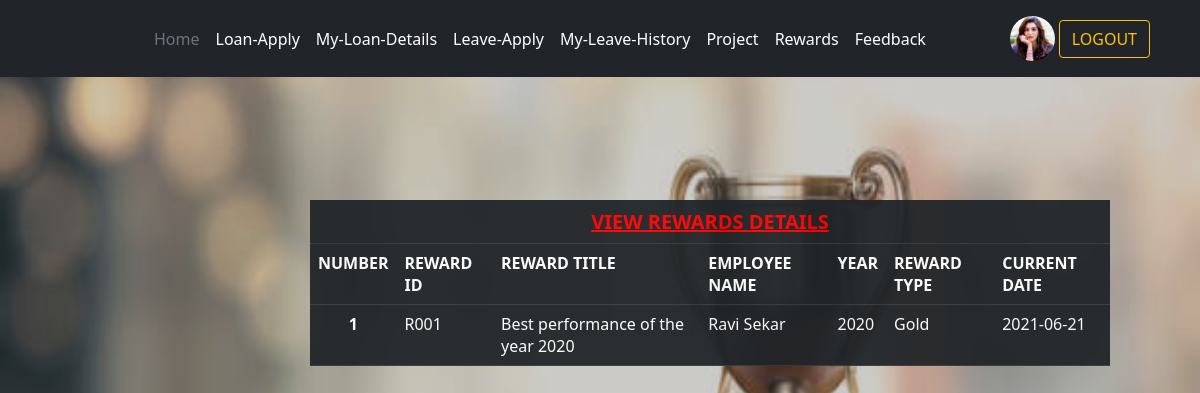
The app's page /viewreward.php (signed in) with its own data.
### tables this page shows
CREATE TABLE IF NOT EXISTS `emp_registration` (
  `empid` varchar(5) NOT NULL,
  `title` varchar(10) NOT NULL,
  `firstname` varchar(100) NOT NULL,
  `lastname` varchar(100) NOT NULL,
  `email` varchar(100) NOT NULL,
  `nic` varchar(12) NOT NULL,
  `username` varchar(100) NOT NULL,
  `emproll` varchar(100) NOT NULL,
  `department` varchar(100) NOT NULL,
  `appointment_date` date NOT NULL,
  `basic_salary` decimal(10,2) NOT NULL,
  `address` varchar(200) NOT NULL,
  `gender` varchar(10) NOT NULL,
  `dob` date NOT NULL,
  `mobileno` varchar(10) NOT NULL,
  `homeno` varchar(10) NOT NULL DEFAULT '-',
  `civil_status` varchar(100) NOT NULL,
  `ethnicity` varchar(100) NOT NULL,
  `religion` varchar(100) NOT NULL,
  `edu_level` varchar(100) NOT NULL,
  `work_experience` varchar(255) NOT NULL DEFAULT '-',
  `photo` text NOT NULL,
  `cv` text NOT NULL,
  `bankname` varchar(100) NOT NULL,
  `branch` varchar(100) NOT NULL,
  `acc_no` varchar(12) NOT NULL,
  `ec_name` varchar(100) NOT NULL,
  `ec_relationship` varchar(50) NOT NULL,
  `ec_mobileno` varchar(10) NOT NULL,
  `ec_homeno` varchar(10) NOT NULL,
  `ec_workno` varchar(10) NOT NULL,
  `usertype` varchar(100) NOT NULL DEFAULT 'emp',
  PRIMARY KEY (`empid`),
  UNIQUE KEY `email` (`email`),
  UNIQUE KEY `username` (`username`),
  UNIQUE KEY `nic` (`nic`)
);

CREATE TABLE IF NOT EXISTS `add_reward` (
  `RewardID` varchar(4) NOT NULL,
  `RewardTitle` varchar(50) NOT NULL,
  `EmployeeName` varchar(50) NOT NULL,
  `Year` varchar(20) NOT NULL,
  `RewardType` varchar(50) NOT NULL,
  `CurrentDate` date NOT NULL
);

### viewreward.php (the view, shortened to what this page needs)
<?php require_once ('controllers/authController.php'); ?>
<html>
<head>
<link rel="stylesheet" href="bootstrap/css/bootstrap.min.css">
</head>
<body>
<?php
        if ($_SESSION['usertype']=='hr' || $_SESSION['usertype']=='emp' ) {
            include "hr_emp_header.php";
        }
    ?>
<div class="col-md-11" style="padding-left: 300px; margin-top: 200px;">
<?php
$mysqli=new mysqli('localhost','root','' ,'emp-management-sys') or die(mysqli_error($mysqli));
$result=$mysqli->query("SELECT RewardID,RewardTitle,EmployeeName,Year,RewardType,CurrentDate from add_reward") or die($mysqli->error);
$cnt=1;
?>
<table class="table table-dark table-hover" style="margin:50px 10px; opacity:0.95;">
<tr><td class="headi" colspan="7" align="center"><u>VIEW REWARDS DETAILS</u></td></tr>
<tr>
  <th >NUMBER</th>
  <th >REWARD ID</th>
  <th>REWARD TITLE</th>
  <th>EMPLOYEE NAME</th>
  <th>YEAR</th>
  <th >REWARD TYPE</th>
  <th >CURRENT DATE</th>
</tr>
<?php
while($row=$result->fetch_assoc()):
?>
<tr>
<td align="center"> <b><?php echo htmlentities($cnt);?></b></td>
<td ><?php echo $row['RewardID'];?></td>
<td><?php echo $row['RewardTitle'];?></td>
<td><?php echo $row['EmployeeName'];?></td>
<td><?php echo $row['Year'];?></td>
<td><?php echo $row['RewardType'];?></td>
<td><?php echo $row['CurrentDate'];?></td>
</tr>
                                         <?php $cnt++; ?>
<?php endwhile; ?>
</table>
</div>
</body>
</html>

### hr_emp_header.php (shortened to what this page needs)
<?php
include 'controllers/authController.php'?>
<?php
$uname = $_SESSION['username'];
$sql1 = "SELECT* from `emp_registration` where username='$uname' ";
$result1 = mysqli_query($conn, $sql1);
$employ = mysqli_fetch_assoc($result1);
$poto=$employ['photo'];
?>
<!DOCTYPE html>
<html lang="en">
    <head>
        <link rel="stylesheet" href="bootstrap/css/bootstrap.min.css">
        <link rel="stylesheet" href="https://cdnjs.cloudflare.com/ajax/libs/font-awesome/5.15.3/css/all.min.css">
    </head>
  <body>
<header class="p-3 bg-dark text-white fixed-top">
    <div class="container">
      <div class="d-flex flex-wrap align-items-center justify-content-center justify-content-lg-start">
        <a href="/" class="d-flex align-items-center mb-2 mb-lg-0 text-white text-decoration-none">
          <svg class="bi me-2" width="40" height="32" role="img" aria-label="Bootstrap"><use xlink:href="#bootstrap"/></svg>
        </a>
        <button class="navbar-toggler" type="button" data-bs-toggle="collapse" data-bs-target="#navbarSupportedContent" aria-controls="navbarSupportedContent" aria-expanded="false" aria-label="Toggle navigation">
      <span class="navbar-toggler-icon"></span>
    </button>
        <ul class="nav col-12 col-lg-auto me-lg-auto mb-2 justify-content-center mb-md-0">
             <li><a href="index.php" class="nav-link px-2 text-secondary">Home</a></li>
                <li><a href="viewloan.php" class="nav-link px-2 text-white">Loan-Apply</a></li>
                <li><a href="myloan_details.php" class="nav-link px-2 text-white">My-Loan-Details</a></li>
                <li><a href="leaveform.php" class="nav-link px-2 text-white">Leave-Apply</a></li>
                <li><a href="leavehistory.php" class="nav-link px-2 text-white">My-Leave-History</a></li>
                <li><a href="viewproject.php" class="nav-link px-2 text-white">Project</a></li>
                <li><a href="viewreward.php" class="nav-link px-2 text-white">Rewards</a></li>
                <li><a href="feedbackadd.php" class="nav-link px-2 text-white">Feedback</a></li>
        </ul>
        <div class="text-end">
             <a href="myprofile.php" style="text-decoration:none; "> <?php echo'<img src="images/emp-photos/'.$poto.'" class="bd-placeholder-img rounded-circle class="img-fluid img-thumbnail" width="45px" height="45px"/>';?> </a>
            <a href="logout.php"><button type="button" class="btn btn-outline-warning me-2">LOGOUT</button></a>
        </div>
      </div>
    </div>
  </header>
  </body>
</html>

### viewreward.php (style rules this page uses)
body { margin:0; padding:0; background-image:linear-gradient(rgba(0,0,0,0.2),rgba(0,0,0,0.2)),url(images/bg-images/r3.jpg); background-size:cover; background-position:center; font-family:sans-serif; background-repeat: no-repeat; background-attachment: fixed; background-size: 100% 100%; }
.headi { font-weight:bold; font-size:20px; color:red; }

### records on screen
emp_registration: photo (picture)
add_reward: RewardID "R001", RewardTitle "Best performance of the year 2020", EmployeeName "Ravi Sekar", Year "2020", RewardType "Gold", CurrentDate "2021-06-21"
